Frame 1 (no input): blank canvas, image omitted
Frame 60 (the mouse pressed at the canvas centre just before this capture): blank canvas, image omitted
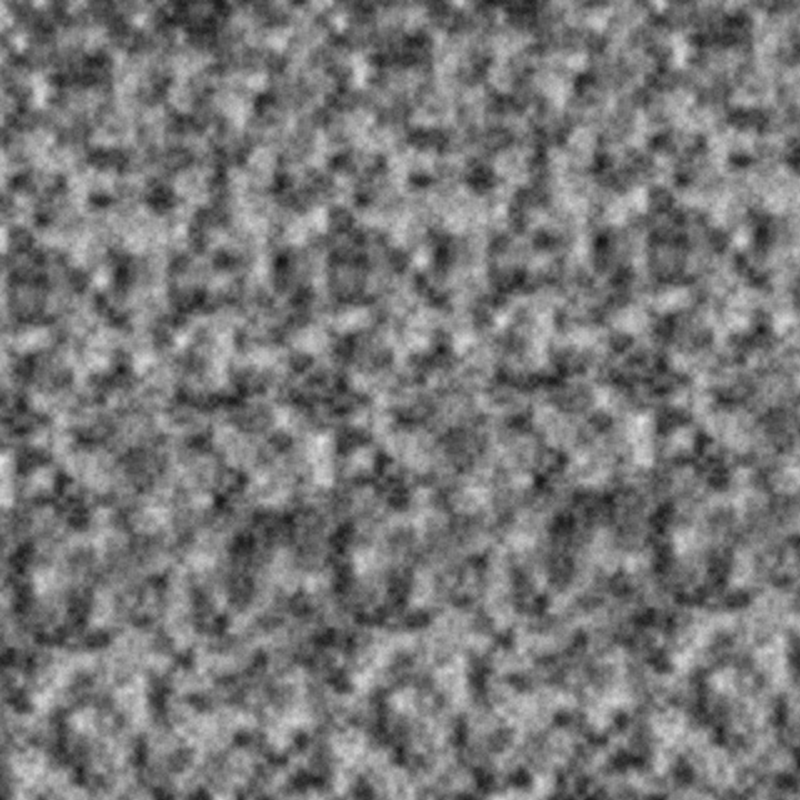
Frame 120 (the mouse held since frame 60 and released just before this capture)

The Processing sketch whose frames 1 and 60 were blank and that drew this single picture after the mouse press (run headless with seeded random() and noise(); from frame 60 on, the mouse is pressed at the canvas centre):

// Processing sketch: perlinnoise
// ── perlinnoise.pde
int octaves = 4;
float falloff = 0.5;

int noiseMode = 1;

void setup() {
  size(800,800); 
  smooth();
  cursor(CROSS);
}

void draw() {
  background(0);

  noiseDetail(octaves,falloff);

  int noiseXRange = mouseX/10;
  int noiseYRange = mouseY/10;

  loadPixels();
  for (int x = 0; x < width; x++) {
    for (int y = 0; y < height; y++) {
      float noiseX = map(x, 0,width, 0,noiseXRange);
      float noiseY = map(y, 0,height, 0,noiseYRange);

      float noiseValue = 0;
      if (noiseMode == 1) { 
        noiseValue = noise(noiseX,noiseY) * 255;
      } 
      else if (noiseMode == 2) {
        float n = noise(noiseX,noiseY) * 24;
        noiseValue = (n-(int)n) * 255;
      }

      pixels[x+y*width] = color(noiseValue);
    }
  }
  updatePixels();

  println("octaves: "+octaves+" falloff: "+falloff+" noiseXRange: 0-"+noiseXRange+" noiseYRange: 0-"+noiseYRange); 
}
